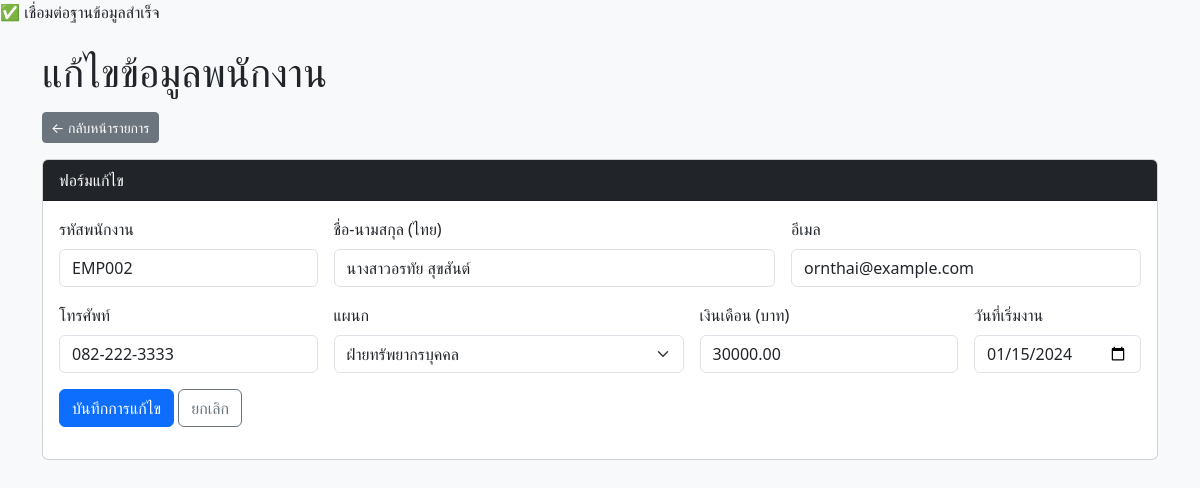
The page /day2/employees_crud/edit.php?id=2 on the database its author committed.
### tables this page shows
CREATE TABLE `employees` (
  `id` int(11) NOT NULL,
  `emp_code` varchar(20) NOT NULL,
  `fullname_th` varchar(150) NOT NULL,
  `email` varchar(150) NOT NULL,
  `phone` varchar(50) NOT NULL,
  `dept_id` int(11) NOT NULL,
  `salary` decimal(10,2) NOT NULL DEFAULT 0.00,
  `hired_at` date NOT NULL
);

CREATE TABLE `departments` (
  `id` int(11) NOT NULL,
  `name_th` varchar(100) NOT NULL,
  `short_name` varchar(20) NOT NULL
);

### day2/employees_crud/db.php (called while the page is built, shortened)
<?php
function h($str) {
    return htmlspecialchars($str, ENT_QUOTES, 'UTF-8');
}

### day2/employees_crud/edit.php (the view, shortened to what this page needs)
<?php
require 'db.php';
$id = isset($_GET['id']) ? (int)$_GET['id'] : 0;
$sql = "SELECT * FROM employees WHERE id = {$id} LIMIT 1";
$res = mysqli_query($conn, $sql);
$emp = mysqli_fetch_assoc($res);
$sql_dept = "SELECT id, name_th FROM departments ORDER BY name_th";
$dept_result = mysqli_query($conn, $sql_dept);
?>
<!DOCTYPE html>
<html lang="th">
<head>
    <link href="https://cdn.jsdelivr.net/npm/bootstrap@5.3.3/dist/css/bootstrap.min.css" rel="stylesheet">
</head>
<body class="bg-light">
<div class="container py-4">
    <h1 class="mb-3">แก้ไขข้อมูลพนักงาน</h1>
    <div class="mb-3">
        <a href="index.php" class="btn btn-secondary btn-sm">← กลับหน้ารายการ</a>
    </div>
    <div class="card">
        <div class="card-header bg-dark text-white">ฟอร์มแก้ไข</div>
        <div class="card-body">
            <form action="update_employee.php" method="post" class="row g-3">
                <div class="col-md-3">
                    <label class="form-label">รหัสพนักงาน</label>
                    <input type="text" name="emp_code" class="form-control" value="<?= h($emp['emp_code']) ?>" required>
                </div>
                <div class="col-md-5">
                    <label class="form-label">ชื่อ-นามสกุล (ไทย)</label>
                    <input type="text" name="fullname_th" class="form-control" value="<?= h($emp['fullname_th']) ?>" required>
                </div>
                <div class="col-md-4">
                    <label class="form-label">อีเมล</label>
                    <input type="email" name="email" class="form-control" value="<?= h($emp['email']) ?>">
                </div>
                <div class="col-md-3">
                    <label class="form-label">โทรศัพท์</label>
                    <input type="text" name="phone" class="form-control" value="<?= h($emp['phone']) ?>">
                </div>
                <div class="col-md-4">
                    <label class="form-label">แผนก</label>
                    <select name="dept_id" class="form-select" required>
                        <?php if ($dept_result && mysqli_num_rows($dept_result) > 0): ?>
                            <?php while ($d = mysqli_fetch_assoc($dept_result)): ?>
                                <option value="<?= (int)$d['id'] ?>" <?= ((int)$d['id'] === (int)$emp['dept_id']) ? 'selected' : '' ?>>
                                    <?= h($d['name_th']) ?>
                                </option>
                            <?php endwhile; ?>
                        <?php endif; ?>
                    </select>
                </div>
                <div class="col-md-3">
                    <label class="form-label">เงินเดือน (บาท)</label>
                    <input type="number" name="salary" class="form-control" step="0.01" min="0" value="<?= h($emp['salary']) ?>" required>
                </div>
                <div class="col-md-2">
                    <label class="form-label">วันที่เริ่มงาน</label>
                    <input type="date" name="hired_at" class="form-control" value="<?= h($emp['hired_at']) ?>" required>
                </div>
                <div class="col-12">
                    <button type="submit" class="btn btn-primary">บันทึกการแก้ไข</button>
                    <a href="index.php" class="btn btn-outline-secondary">ยกเลิก</a>
                </div>
            </form>
        </div>
    </div>
</div>
</body>
</html>

### rows shown on the page
employees: emp_code "EMP002", fullname_th "นางสาวอรทัย สุขสันต์", email "ornthai@example.com", phone "082-222-3333", dept_id "ฝ่ายทรัพยากรบุคคล", salary "30000.00", hired_at "01/15/2024"
